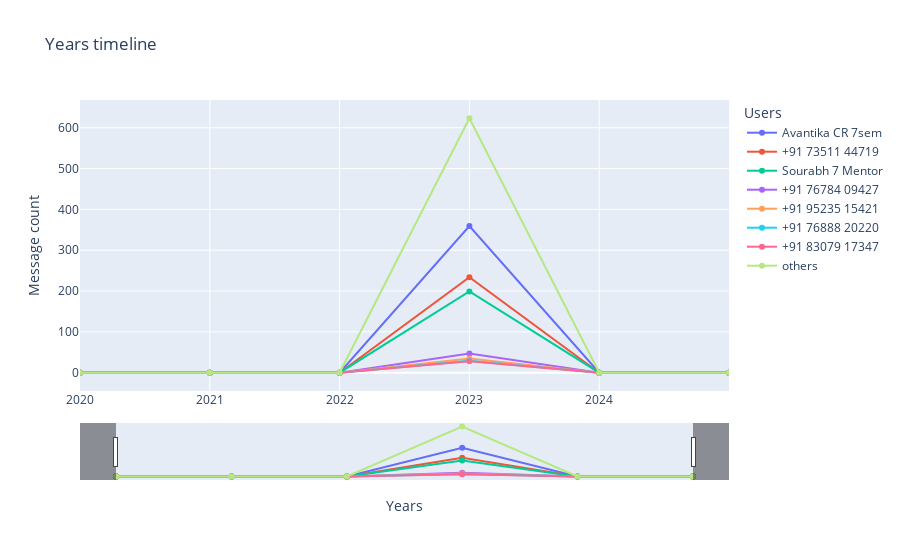
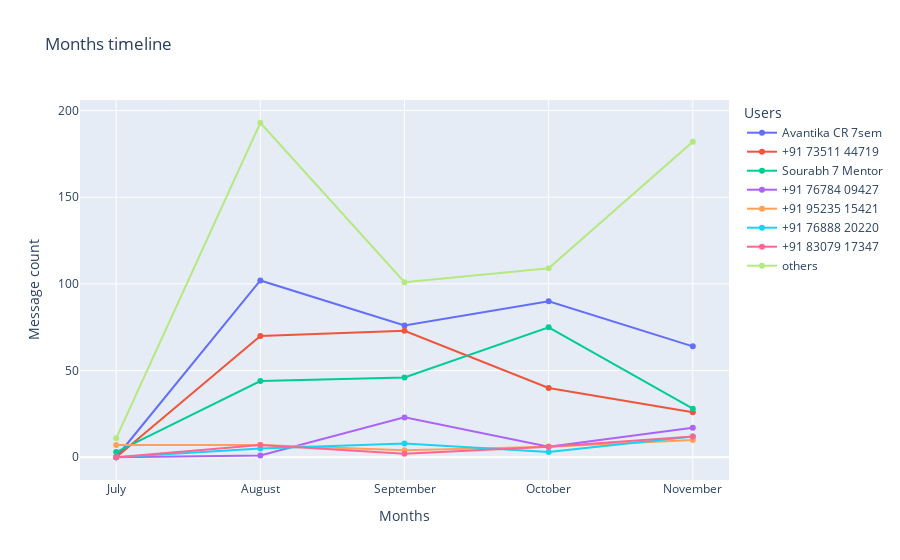
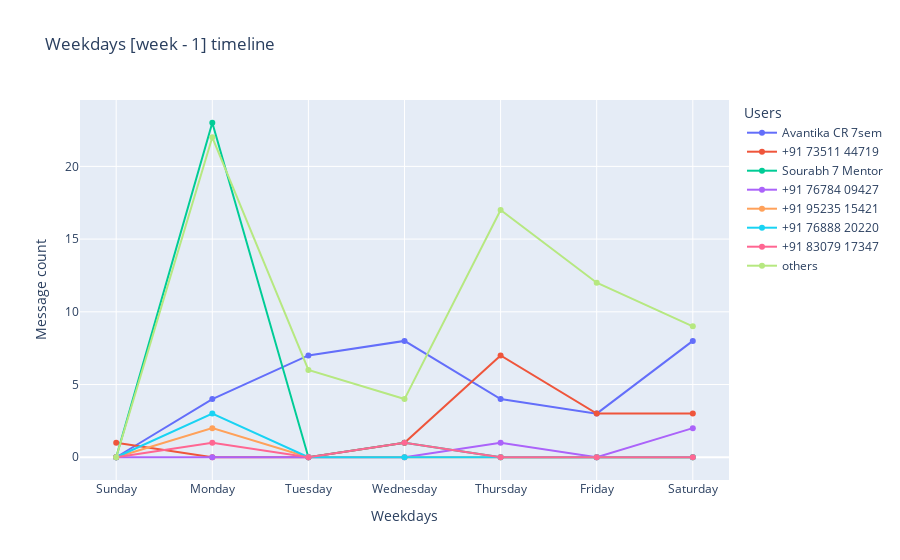
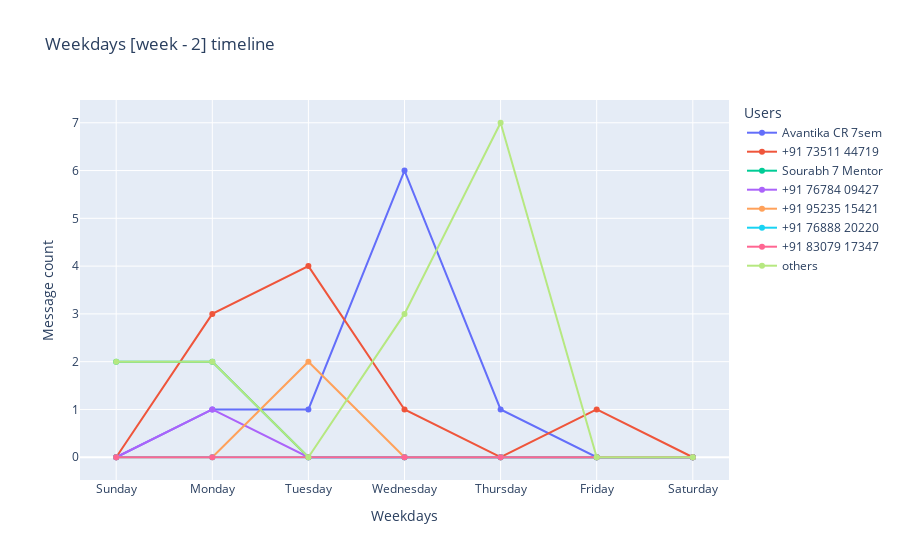

Notebook code cell kept with these figures, in order:
### Code cell
import plotly.express as px

figures = {}

for timeline_type in timeline_type_dataframe.keys():

    timeline_df = timeline_type_dataframe[timeline_type]


    if timeline_type == "Weekdays":

        weeks_plot = []

        for week_num in range(1,5):

            fig = px.line(timeline_df, x="x", y=f"y{week_num}", 
                        labels={
                                "x": timeline_type,
                                f"y{week_num}": "Message count",
                                "username": "Users"
                            },

                        title=f"{timeline_type} [week - {week_num}] timeline", 
                        color='username',markers = True
                        
                        )
    
            weeks_plot.append(fig)
            fig.show()

        figures[timeline_type] = weeks_plot
             
        continue          



    fig = px.line(timeline_df, x="x", y="y", 
                labels={
                        "x": timeline_type,
                        "y": "Message count",
                        "username": "Users"
                    },

                title=f"{timeline_type} timeline", 
                color='username',markers = True
                
                )


    if timeline_type == "Years":
        fig.update_layout( xaxis={
            'range': [timeline_df['x'].min(), timeline_df['x'].max()], 
            'tickvals': [*range(int(timeline_df['x'].min()), int(timeline_df['x'].max()))]})

    if timeline_type in ["Years","Days","Hours","Minutes"]:
        fig.update_xaxes(rangeslider_visible=True)            

    figures[timeline_type] = fig

    fig.show()

### Figure 1 — Plotly figure (JSON) as saved in the notebook; plotly's stock layout.template omitted (floating-point values rounded to 4 significant figures)
{"data": [{"hovertemplate": "Users=Avantika CR 7sem<br>Years=%{x}<br>Message count=%{y}<extra></extra>", "legendgroup": "Avantika CR 7sem", "line": {"color": "#636efa", "dash": "solid"}, "marker": {"symbol": "circle"}, "mode": "markers+lines", "name": "Avantika CR 7sem", "orientation": "v", "showlegend": true, "type": "scatter", "x": [2020, 2021, 2022, 2023, 2024, 2025], "xaxis": "x", "y": [0, 0, 0, 359, 0, 0], "yaxis": "y"}, {"hovertemplate": "Users=+91 73511 44719<br>Years=%{x}<br>Message count=%{y}<extra></extra>", "legendgroup": "+91 73511 44719", "line": {"color": "#EF553B", "dash": "solid"}, "marker": {"symbol": "circle"}, "mode": "markers+lines", "name": "+91 73511 44719", "orientation": "v", "showlegend": true, "type": "scatter", "x": [2020, 2021, 2022, 2023, 2024, 2025], "xaxis": "x", "y": [0, 0, 0, 234, 0, 0], "yaxis": "y"}, {"hovertemplate": "Users=Sourabh 7 Mentor<br>Years=%{x}<br>Message count=%{y}<extra></extra>", "legendgroup": "Sourabh 7 Mentor", "line": {"color": "#00cc96", "dash": "solid"}, "marker": {"symbol": "circle"}, "mode": "markers+lines", "name": "Sourabh 7 Mentor", "orientation": "v", "showlegend": true, "type": "scatter", "x": [2020, 2021, 2022, 2023, 2024, 2025], "xaxis": "x", "y": [0, 0, 0, 199, 0, 0], "yaxis": "y"}, {"hovertemplate": "Users=+91 76784 09427<br>Years=%{x}<br>Message count=%{y}<extra></extra>", "legendgroup": "+91 76784 09427", "line": {"color": "#ab63fa", "dash": "solid"}, "marker": {"symbol": "circle"}, "mode": "markers+lines", "name": "+91 76784 09427", "orientation": "v", "showlegend": true, "type": "scatter", "x": [2020, 2021, 2022, 2023, 2024, 2025], "xaxis": "x", "y": [0, 0, 0, 47, 0, 0], "yaxis": "y"}, {"hovertemplate": "Users=+91 95235 15421<br>Years=%{x}<br>Message count=%{y}<extra></extra>", "legendgroup": "+91 95235 15421", "line": {"color": "#FFA15A", "dash": "solid"}, "marker": {"symbol": "circle"}, "mode": "markers+lines", "name": "+91 95235 15421", "orientation": "v", "showlegend": true, "type": "scatter", "x": [2020, 2021, 2022, 2023, 2024, 2025], "xaxis": "x", "y": [0, 0, 0, 35, 0, 0], "yaxis": "y"}, {"hovertemplate": "Users=+91 76888 20220<br>Years=%{x}<br>Message count=%{y}<extra></extra>", "legendgroup": "+91 76888 20220", "line": {"color": "#19d3f3", "dash": "solid"}, "marker": {"symbol": "circle"}, "mode": "markers+lines", "name": "+91 76888 20220", "orientation": "v", "showlegend": true, "type": "scatter", "x": [2020, 2021, 2022, 2023, 2024, 2025], "xaxis": "x", "y": [0, 0, 0, 29, 0, 0], "yaxis": "y"}, {"hovertemplate": "Users=+91 83079 17347<br>Years=%{x}<br>Message count=%{y}<extra></extra>", "legendgroup": "+91 83079 17347", "line": {"color": "#FF6692", "dash": "solid"}, "marker": {"symbol": "circle"}, "mode": "markers+lines", "name": "+91 83079 17347", "orientation": "v", "showlegend": true, "type": "scatter", "x": [2020, 2021, 2022, 2023, 2024, 2025], "xaxis": "x", "y": [0, 0, 0, 28, 0, 0], "yaxis": "y"}, {"hovertemplate": "Users=others<br>Years=%{x}<br>Message count=%{y}<extra></extra>", "legendgroup": "others", "line": {"color": "#B6E880", "dash": "solid"}, "marker": {"symbol": "circle"}, "mode": "markers+lines", "name": "others", "orientation": "v", "showlegend": true, "type": "scatter", "x": [2020, 2021, 2022, 2023, 2024, 2025], "xaxis": "x", "y": [0, 0, 0, 623, 0, 0], "yaxis": "y"}], "layout": {"legend": {"title": {"text": "Users"}, "tracegroupgap": 0}, "title": {"text": "Years timeline"}, "xaxis": {"anchor": "y", "domain": [0, 1], "range": [2020, 2025], "rangeslider": {"visible": true}, "tickvals": [2020, 2021, 2022, 2023, 2024], "title": {"text": "Years"}}, "yaxis": {"anchor": "x", "domain": [0, 1], "title": {"text": "Message count"}}}}

### Figure 2 — Plotly figure (JSON) as saved in the notebook; plotly's stock layout.template omitted (floating-point values rounded to 4 significant figures)
{"data": [{"hovertemplate": "Users=Avantika CR 7sem<br>Months=%{x}<br>Message count=%{y}<extra></extra>", "legendgroup": "Avantika CR 7sem", "line": {"color": "#636efa", "dash": "solid"}, "marker": {"symbol": "circle"}, "mode": "markers+lines", "name": "Avantika CR 7sem", "orientation": "v", "showlegend": true, "type": "scatter", "x": ["July", "August", "September", "October", "November"], "xaxis": "x", "y": [0, 102, 76, 90, 64], "yaxis": "y"}, {"hovertemplate": "Users=+91 73511 44719<br>Months=%{x}<br>Message count=%{y}<extra></extra>", "legendgroup": "+91 73511 44719", "line": {"color": "#EF553B", "dash": "solid"}, "marker": {"symbol": "circle"}, "mode": "markers+lines", "name": "+91 73511 44719", "orientation": "v", "showlegend": true, "type": "scatter", "x": ["July", "August", "September", "October", "November"], "xaxis": "x", "y": [0, 70, 73, 40, 26], "yaxis": "y"}, {"hovertemplate": "Users=Sourabh 7 Mentor<br>Months=%{x}<br>Message count=%{y}<extra></extra>", "legendgroup": "Sourabh 7 Mentor", "line": {"color": "#00cc96", "dash": "solid"}, "marker": {"symbol": "circle"}, "mode": "markers+lines", "name": "Sourabh 7 Mentor", "orientation": "v", "showlegend": true, "type": "scatter", "x": ["July", "August", "September", "October", "November"], "xaxis": "x", "y": [3, 44, 46, 75, 28], "yaxis": "y"}, {"hovertemplate": "Users=+91 76784 09427<br>Months=%{x}<br>Message count=%{y}<extra></extra>", "legendgroup": "+91 76784 09427", "line": {"color": "#ab63fa", "dash": "solid"}, "marker": {"symbol": "circle"}, "mode": "markers+lines", "name": "+91 76784 09427", "orientation": "v", "showlegend": true, "type": "scatter", "x": ["July", "August", "September", "October", "November"], "xaxis": "x", "y": [0, 1, 23, 6, 17], "yaxis": "y"}, {"hovertemplate": "Users=+91 95235 15421<br>Months=%{x}<br>Message count=%{y}<extra></extra>", "legendgroup": "+91 95235 15421", "line": {"color": "#FFA15A", "dash": "solid"}, "marker": {"symbol": "circle"}, "mode": "markers+lines", "name": "+91 95235 15421", "orientation": "v", "showlegend": true, "type": "scatter", "x": ["July", "August", "September", "October", "November"], "xaxis": "x", "y": [7, 7, 4, 6, 10], "yaxis": "y"}, {"hovertemplate": "Users=+91 76888 20220<br>Months=%{x}<br>Message count=%{y}<extra></extra>", "legendgroup": "+91 76888 20220", "line": {"color": "#19d3f3", "dash": "solid"}, "marker": {"symbol": "circle"}, "mode": "markers+lines", "name": "+91 76888 20220", "orientation": "v", "showlegend": true, "type": "scatter", "x": ["July", "August", "September", "October", "November"], "xaxis": "x", "y": [0, 5, 8, 3, 12], "yaxis": "y"}, {"hovertemplate": "Users=+91 83079 17347<br>Months=%{x}<br>Message count=%{y}<extra></extra>", "legendgroup": "+91 83079 17347", "line": {"color": "#FF6692", "dash": "solid"}, "marker": {"symbol": "circle"}, "mode": "markers+lines", "name": "+91 83079 17347", "orientation": "v", "showlegend": true, "type": "scatter", "x": ["July", "August", "September", "October", "November"], "xaxis": "x", "y": [0, 7, 2, 6, 12], "yaxis": "y"}, {"hovertemplate": "Users=others<br>Months=%{x}<br>Message count=%{y}<extra></extra>", "legendgroup": "others", "line": {"color": "#B6E880", "dash": "solid"}, "marker": {"symbol": "circle"}, "mode": "markers+lines", "name": "others", "orientation": "v", "showlegend": true, "type": "scatter", "x": ["July", "August", "September", "October", "November"], "xaxis": "x", "y": [11, 193, 101, 109, 182], "yaxis": "y"}], "layout": {"legend": {"title": {"text": "Users"}, "tracegroupgap": 0}, "title": {"text": "Months timeline"}, "xaxis": {"anchor": "y", "domain": [0, 1], "title": {"text": "Months"}}, "yaxis": {"anchor": "x", "domain": [0, 1], "title": {"text": "Message count"}}}}

### Figure 3 — Plotly figure (JSON) as saved in the notebook; plotly's stock layout.template omitted (floating-point values rounded to 4 significant figures)
{"data": [{"hovertemplate": "Users=Avantika CR 7sem<br>Weekdays=%{x}<br>Message count=%{y}<extra></extra>", "legendgroup": "Avantika CR 7sem", "line": {"color": "#636efa", "dash": "solid"}, "marker": {"symbol": "circle"}, "mode": "markers+lines", "name": "Avantika CR 7sem", "orientation": "v", "showlegend": true, "type": "scatter", "x": ["Sunday", "Monday", "Tuesday", "Wednesday", "Thursday", "Friday", "Saturday"], "xaxis": "x", "y": [0, 4, 7, 8, 4, 3, 8], "yaxis": "y"}, {"hovertemplate": "Users=+91 73511 44719<br>Weekdays=%{x}<br>Message count=%{y}<extra></extra>", "legendgroup": "+91 73511 44719", "line": {"color": "#EF553B", "dash": "solid"}, "marker": {"symbol": "circle"}, "mode": "markers+lines", "name": "+91 73511 44719", "orientation": "v", "showlegend": true, "type": "scatter", "x": ["Sunday", "Monday", "Tuesday", "Wednesday", "Thursday", "Friday", "Saturday"], "xaxis": "x", "y": [1, 0, 0, 1, 7, 3, 3], "yaxis": "y"}, {"hovertemplate": "Users=Sourabh 7 Mentor<br>Weekdays=%{x}<br>Message count=%{y}<extra></extra>", "legendgroup": "Sourabh 7 Mentor", "line": {"color": "#00cc96", "dash": "solid"}, "marker": {"symbol": "circle"}, "mode": "markers+lines", "name": "Sourabh 7 Mentor", "orientation": "v", "showlegend": true, "type": "scatter", "x": ["Sunday", "Monday", "Tuesday", "Wednesday", "Thursday", "Friday", "Saturday"], "xaxis": "x", "y": [0, 23, 0, 1, 0, 0, 0], "yaxis": "y"}, {"hovertemplate": "Users=+91 76784 09427<br>Weekdays=%{x}<br>Message count=%{y}<extra></extra>", "legendgroup": "+91 76784 09427", "line": {"color": "#ab63fa", "dash": "solid"}, "marker": {"symbol": "circle"}, "mode": "markers+lines", "name": "+91 76784 09427", "orientation": "v", "showlegend": true, "type": "scatter", "x": ["Sunday", "Monday", "Tuesday", "Wednesday", "Thursday", "Friday", "Saturday"], "xaxis": "x", "y": [0, 0, 0, 0, 1, 0, 2], "yaxis": "y"}, {"hovertemplate": "Users=+91 95235 15421<br>Weekdays=%{x}<br>Message count=%{y}<extra></extra>", "legendgroup": "+91 95235 15421", "line": {"color": "#FFA15A", "dash": "solid"}, "marker": {"symbol": "circle"}, "mode": "markers+lines", "name": "+91 95235 15421", "orientation": "v", "showlegend": true, "type": "scatter", "x": ["Sunday", "Monday", "Tuesday", "Wednesday", "Thursday", "Friday", "Saturday"], "xaxis": "x", "y": [0, 2, 0, 0, 0, 0, 0], "yaxis": "y"}, {"hovertemplate": "Users=+91 76888 20220<br>Weekdays=%{x}<br>Message count=%{y}<extra></extra>", "legendgroup": "+91 76888 20220", "line": {"color": "#19d3f3", "dash": "solid"}, "marker": {"symbol": "circle"}, "mode": "markers+lines", "name": "+91 76888 20220", "orientation": "v", "showlegend": true, "type": "scatter", "x": ["Sunday", "Monday", "Tuesday", "Wednesday", "Thursday", "Friday", "Saturday"], "xaxis": "x", "y": [0, 3, 0, 0, 0, 0, 0], "yaxis": "y"}, {"hovertemplate": "Users=+91 83079 17347<br>Weekdays=%{x}<br>Message count=%{y}<extra></extra>", "legendgroup": "+91 83079 17347", "line": {"color": "#FF6692", "dash": "solid"}, "marker": {"symbol": "circle"}, "mode": "markers+lines", "name": "+91 83079 17347", "orientation": "v", "showlegend": true, "type": "scatter", "x": ["Sunday", "Monday", "Tuesday", "Wednesday", "Thursday", "Friday", "Saturday"], "xaxis": "x", "y": [0, 1, 0, 1, 0, 0, 0], "yaxis": "y"}, {"hovertemplate": "Users=others<br>Weekdays=%{x}<br>Message count=%{y}<extra></extra>", "legendgroup": "others", "line": {"color": "#B6E880", "dash": "solid"}, "marker": {"symbol": "circle"}, "mode": "markers+lines", "name": "others", "orientation": "v", "showlegend": true, "type": "scatter", "x": ["Sunday", "Monday", "Tuesday", "Wednesday", "Thursday", "Friday", "Saturday"], "xaxis": "x", "y": [0, 22, 6, 4, 17, 12, 9], "yaxis": "y"}], "layout": {"legend": {"title": {"text": "Users"}, "tracegroupgap": 0}, "title": {"text": "Weekdays [week - 1] timeline"}, "xaxis": {"anchor": "y", "domain": [0, 1], "title": {"text": "Weekdays"}}, "yaxis": {"anchor": "x", "domain": [0, 1], "title": {"text": "Message count"}}}}

### Figure 4 — Plotly figure (JSON) as saved in the notebook; plotly's stock layout.template omitted (floating-point values rounded to 4 significant figures)
{"data": [{"hovertemplate": "Users=Avantika CR 7sem<br>Weekdays=%{x}<br>Message count=%{y}<extra></extra>", "legendgroup": "Avantika CR 7sem", "line": {"color": "#636efa", "dash": "solid"}, "marker": {"symbol": "circle"}, "mode": "markers+lines", "name": "Avantika CR 7sem", "orientation": "v", "showlegend": true, "type": "scatter", "x": ["Sunday", "Monday", "Tuesday", "Wednesday", "Thursday", "Friday", "Saturday"], "xaxis": "x", "y": [0, 1, 1, 6, 1, 0, 0], "yaxis": "y"}, {"hovertemplate": "Users=+91 73511 44719<br>Weekdays=%{x}<br>Message count=%{y}<extra></extra>", "legendgroup": "+91 73511 44719", "line": {"color": "#EF553B", "dash": "solid"}, "marker": {"symbol": "circle"}, "mode": "markers+lines", "name": "+91 73511 44719", "orientation": "v", "showlegend": true, "type": "scatter", "x": ["Sunday", "Monday", "Tuesday", "Wednesday", "Thursday", "Friday", "Saturday"], "xaxis": "x", "y": [0, 3, 4, 1, 0, 1, 0], "yaxis": "y"}, {"hovertemplate": "Users=Sourabh 7 Mentor<br>Weekdays=%{x}<br>Message count=%{y}<extra></extra>", "legendgroup": "Sourabh 7 Mentor", "line": {"color": "#00cc96", "dash": "solid"}, "marker": {"symbol": "circle"}, "mode": "markers+lines", "name": "Sourabh 7 Mentor", "orientation": "v", "showlegend": true, "type": "scatter", "x": ["Sunday", "Monday", "Tuesday", "Wednesday", "Thursday", "Friday", "Saturday"], "xaxis": "x", "y": [2, 2, 0, 0, 0, 0, 0], "yaxis": "y"}, {"hovertemplate": "Users=+91 76784 09427<br>Weekdays=%{x}<br>Message count=%{y}<extra></extra>", "legendgroup": "+91 76784 09427", "line": {"color": "#ab63fa", "dash": "solid"}, "marker": {"symbol": "circle"}, "mode": "markers+lines", "name": "+91 76784 09427", "orientation": "v", "showlegend": true, "type": "scatter", "x": ["Sunday", "Monday", "Tuesday", "Wednesday", "Thursday", "Friday", "Saturday"], "xaxis": "x", "y": [0, 1, 0, 0, 0, 0, 0], "yaxis": "y"}, {"hovertemplate": "Users=+91 95235 15421<br>Weekdays=%{x}<br>Message count=%{y}<extra></extra>", "legendgroup": "+91 95235 15421", "line": {"color": "#FFA15A", "dash": "solid"}, "marker": {"symbol": "circle"}, "mode": "markers+lines", "name": "+91 95235 15421", "orientation": "v", "showlegend": true, "type": "scatter", "x": ["Sunday", "Monday", "Tuesday", "Wednesday", "Thursday", "Friday", "Saturday"], "xaxis": "x", "y": [0, 0, 2, 0, 0, 0, 0], "yaxis": "y"}, {"hovertemplate": "Users=+91 76888 20220<br>Weekdays=%{x}<br>Message count=%{y}<extra></extra>", "legendgroup": "+91 76888 20220", "line": {"color": "#19d3f3", "dash": "solid"}, "marker": {"symbol": "circle"}, "mode": "markers+lines", "name": "+91 76888 20220", "orientation": "v", "showlegend": true, "type": "scatter", "x": ["Sunday", "Monday", "Tuesday", "Wednesday", "Thursday", "Friday", "Saturday"], "xaxis": "x", "y": [0, 0, 0, 0, 0, 0, 0], "yaxis": "y"}, {"hovertemplate": "Users=+91 83079 17347<br>Weekdays=%{x}<br>Message count=%{y}<extra></extra>", "legendgroup": "+91 83079 17347", "line": {"color": "#FF6692", "dash": "solid"}, "marker": {"symbol": "circle"}, "mode": "markers+lines", "name": "+91 83079 17347", "orientation": "v", "showlegend": true, "type": "scatter", "x": ["Sunday", "Monday", "Tuesday", "Wednesday", "Thursday", "Friday", "Saturday"], "xaxis": "x", "y": [0, 0, 0, 0, 0, 0, 0], "yaxis": "y"}, {"hovertemplate": "Users=others<br>Weekdays=%{x}<br>Message count=%{y}<extra></extra>", "legendgroup": "others", "line": {"color": "#B6E880", "dash": "solid"}, "marker": {"symbol": "circle"}, "mode": "markers+lines", "name": "others", "orientation": "v", "showlegend": true, "type": "scatter", "x": ["Sunday", "Monday", "Tuesday", "Wednesday", "Thursday", "Friday", "Saturday"], "xaxis": "x", "y": [2, 2, 0, 3, 7, 0, 0], "yaxis": "y"}], "layout": {"legend": {"title": {"text": "Users"}, "tracegroupgap": 0}, "title": {"text": "Weekdays [week - 2] timeline"}, "xaxis": {"anchor": "y", "domain": [0, 1], "title": {"text": "Weekdays"}}, "yaxis": {"anchor": "x", "domain": [0, 1], "title": {"text": "Message count"}}}}
